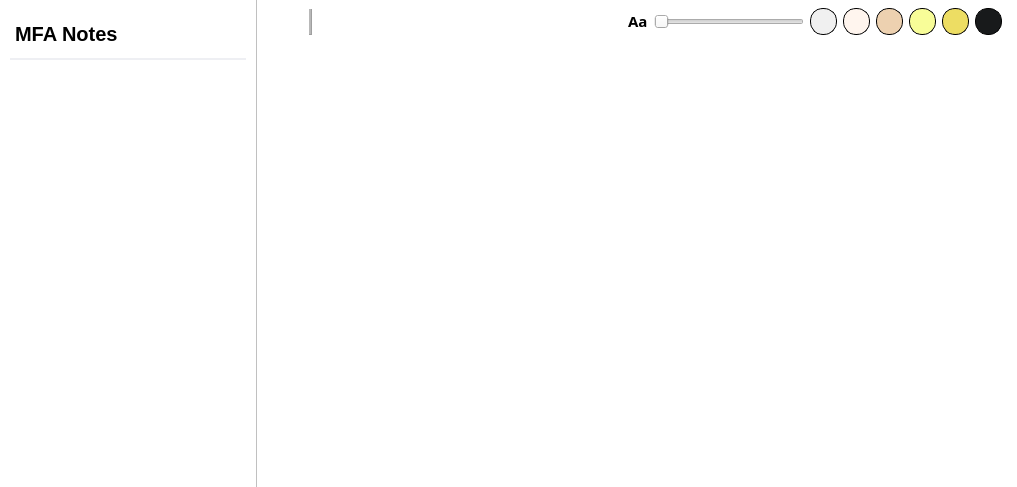
<?xml version="1.0" encoding="UTF-8"?>
<ui version="4.0">
 <class>Form</class>
 <widget class="QWidget" name="Form">
  <property name="geometry">
   <rect>
    <x>0</x>
    <y>0</y>
    <width>1017</width>
    <height>487</height>
   </rect>
  </property>
  <property name="windowTitle">
   <string>Form</string>
  </property>
  <property name="layoutDirection">
   <enum>Qt::LeftToRight</enum>
  </property>
  <property name="styleSheet">
   <string notr="true">#menu {
	background-color: white;
}

#section_title {
	font-size: 15pt;
	font-weight: bold;
	margin: 20px 10px 0px 10px;
	padding-bottom: 10px;
	border: none;
	border-bottom: 2px solid #eeeff3;
}

 QListWidget::item:selected {
	background: #e6e6e6;
}

#horizontalWidget {
	background-color: white;
	border-left: 1px solid silver;
}

#horizontalWidget QPushButton {
	border: none;
	border-radius: 10%;
	padding: 5px;
}

#horizontalWidget QPushButton:hover {
	background-color: #ecedf1;
}

#note_container {
	border-left: 1px solid silver;
}

#theme_container QLabel {
	min-width: 25px;
	min-height: 25px;
	border-radius: 13px;
	border: 1px solid #000;
}</string>
  </property>
  <layout class="QHBoxLayout" name="horizontalLayout">
   <property name="spacing">
    <number>0</number>
   </property>
   <property name="leftMargin">
    <number>0</number>
   </property>
   <property name="topMargin">
    <number>0</number>
   </property>
   <property name="rightMargin">
    <number>0</number>
   </property>
   <property name="bottomMargin">
    <number>0</number>
   </property>
   <item>
    <widget class="SlidePanel" name="menu" native="true">
     <layout class="QVBoxLayout" name="verticalLayout">
      <property name="spacing">
       <number>7</number>
      </property>
      <property name="leftMargin">
       <number>0</number>
      </property>
      <property name="topMargin">
       <number>0</number>
      </property>
      <property name="rightMargin">
       <number>0</number>
      </property>
      <property name="bottomMargin">
       <number>0</number>
      </property>
      <item>
       <widget class="QLabel" name="section_title">
        <property name="minimumSize">
         <size>
          <width>0</width>
          <height>60</height>
         </size>
        </property>
        <property name="frameShape">
         <enum>QFrame::NoFrame</enum>
        </property>
        <property name="text">
         <string>MFA Notes</string>
        </property>
       </widget>
      </item>
      <item>
       <widget class="QListWidget" name="listWidget">
        <property name="sizePolicy">
         <sizepolicy hsizetype="Maximum" vsizetype="Expanding">
          <horstretch>0</horstretch>
          <verstretch>0</verstretch>
         </sizepolicy>
        </property>
        <property name="maximumSize">
         <size>
          <width>300</width>
          <height>16777215</height>
         </size>
        </property>
        <property name="cursor" stdset="0">
         <cursorShape>ArrowCursor</cursorShape>
        </property>
        <property name="focusPolicy">
         <enum>Qt::NoFocus</enum>
        </property>
        <property name="frameShape">
         <enum>QFrame::NoFrame</enum>
        </property>
       </widget>
      </item>
     </layout>
    </widget>
   </item>
   <item>
    <layout class="QVBoxLayout" name="note_content_layout">
     <property name="spacing">
      <number>0</number>
     </property>
     <item>
      <widget class="QWidget" name="horizontalWidget" native="true">
       <property name="styleSheet">
        <string notr="true"/>
       </property>
       <layout class="QHBoxLayout" name="horizontalLayout_3">
        <property name="leftMargin">
         <number>15</number>
        </property>
        <property name="topMargin">
         <number>8</number>
        </property>
        <property name="rightMargin">
         <number>15</number>
        </property>
        <property name="bottomMargin">
         <number>8</number>
        </property>
        <item alignment="Qt::AlignLeft">
         <widget class="QPushButton" name="expand_btn">
          <property name="sizePolicy">
           <sizepolicy hsizetype="Minimum" vsizetype="Fixed">
            <horstretch>0</horstretch>
            <verstretch>0</verstretch>
           </sizepolicy>
          </property>
          <property name="maximumSize">
           <size>
            <width>32</width>
            <height>32</height>
           </size>
          </property>
          <property name="cursor">
           <cursorShape>PointingHandCursor</cursorShape>
          </property>
          <property name="toolTip">
           <string>Expand Page</string>
          </property>
          <property name="text">
           <string/>
          </property>
          <property name="icon">
           <iconset>
            <normaloff>../resources/icons/expand-arrow.svg</normaloff>../resources/icons/expand-arrow.svg</iconset>
          </property>
          <property name="iconSize">
           <size>
            <width>18</width>
            <height>18</height>
           </size>
          </property>
         </widget>
        </item>
        <item>
         <widget class="Line" name="line">
          <property name="frameShadow">
           <enum>QFrame::Raised</enum>
          </property>
          <property name="lineWidth">
           <number>1</number>
          </property>
          <property name="midLineWidth">
           <number>2</number>
          </property>
          <property name="orientation">
           <enum>Qt::Vertical</enum>
          </property>
         </widget>
        </item>
        <item alignment="Qt::AlignLeft">
         <widget class="QPushButton" name="up_page_btn">
          <property name="maximumSize">
           <size>
            <width>32</width>
            <height>32</height>
           </size>
          </property>
          <property name="cursor">
           <cursorShape>PointingHandCursor</cursorShape>
          </property>
          <property name="toolTip">
           <string>Previous Page</string>
          </property>
          <property name="text">
           <string/>
          </property>
          <property name="icon">
           <iconset>
            <normaloff>../resources/icons/chevron-up-light.svg</normaloff>../resources/icons/chevron-up-light.svg</iconset>
          </property>
          <property name="iconSize">
           <size>
            <width>28</width>
            <height>28</height>
           </size>
          </property>
         </widget>
        </item>
        <item>
         <widget class="QPushButton" name="down_page_btn">
          <property name="maximumSize">
           <size>
            <width>32</width>
            <height>32</height>
           </size>
          </property>
          <property name="cursor">
           <cursorShape>PointingHandCursor</cursorShape>
          </property>
          <property name="toolTip">
           <string>Next Page</string>
          </property>
          <property name="text">
           <string/>
          </property>
          <property name="icon">
           <iconset>
            <normaloff>../resources/icons/chevron-down.svg</normaloff>../resources/icons/chevron-down.svg</iconset>
          </property>
          <property name="iconSize">
           <size>
            <width>28</width>
            <height>28</height>
           </size>
          </property>
         </widget>
        </item>
        <item>
         <spacer name="horizontalSpacer">
          <property name="orientation">
           <enum>Qt::Horizontal</enum>
          </property>
          <property name="sizeHint" stdset="0">
           <size>
            <width>40</width>
            <height>20</height>
           </size>
          </property>
         </spacer>
        </item>
        <item alignment="Qt::AlignVCenter">
         <widget class="QLabel" name="label">
          <property name="font">
           <font>
            <family>Segoe UI Black</family>
            <pointsize>11</pointsize>
            <weight>75</weight>
            <bold>true</bold>
           </font>
          </property>
          <property name="styleSheet">
           <string notr="true">font-family: Segoe UI Black;
font-weight: bold;
font-size: 11pt;</string>
          </property>
          <property name="text">
           <string>Aa</string>
          </property>
         </widget>
        </item>
        <item>
         <widget class="QSlider" name="font_slider">
          <property name="sizePolicy">
           <sizepolicy hsizetype="Fixed" vsizetype="Fixed">
            <horstretch>0</horstretch>
            <verstretch>0</verstretch>
           </sizepolicy>
          </property>
          <property name="minimumSize">
           <size>
            <width>150</width>
            <height>0</height>
           </size>
          </property>
          <property name="minimum">
           <number>-1</number>
          </property>
          <property name="maximum">
           <number>16</number>
          </property>
          <property name="singleStep">
           <number>2</number>
          </property>
          <property name="value">
           <number>-1</number>
          </property>
          <property name="orientation">
           <enum>Qt::Horizontal</enum>
          </property>
         </widget>
        </item>
        <item>
         <widget class="QWidget" name="theme_container" native="true">
          <property name="sizePolicy">
           <sizepolicy hsizetype="Preferred" vsizetype="Maximum">
            <horstretch>0</horstretch>
            <verstretch>0</verstretch>
           </sizepolicy>
          </property>
          <layout class="QHBoxLayout" name="horizontalLayout_2">
           <property name="leftMargin">
            <number>0</number>
           </property>
           <property name="topMargin">
            <number>0</number>
           </property>
           <property name="rightMargin">
            <number>0</number>
           </property>
           <property name="bottomMargin">
            <number>0</number>
           </property>
           <item>
            <widget class="ClickableLabel" name="light_theme">
             <property name="styleSheet">
              <string notr="true">background-color: #f0f0f0;</string>
             </property>
             <property name="text">
              <string/>
             </property>
            </widget>
           </item>
           <item>
            <widget class="ClickableLabel" name="light_peach_theme">
             <property name="styleSheet">
              <string notr="true">background-color: #fff5ee;</string>
             </property>
             <property name="text">
              <string/>
             </property>
            </widget>
           </item>
           <item>
            <widget class="ClickableLabel" name="peach_theme">
             <property name="styleSheet">
              <string notr="true">background-color: #edd1b0;</string>
             </property>
             <property name="text">
              <string/>
             </property>
            </widget>
           </item>
           <item>
            <widget class="ClickableLabel" name="yellow_theme">
             <property name="styleSheet">
              <string notr="true">background-color: #f8fd98;</string>
             </property>
             <property name="text">
              <string/>
             </property>
            </widget>
           </item>
           <item>
            <widget class="ClickableLabel" name="orange_theme">
             <property name="styleSheet">
              <string notr="true">background-color: #eddd63;</string>
             </property>
             <property name="text">
              <string/>
             </property>
            </widget>
           </item>
           <item>
            <widget class="ClickableLabel" name="dark_theme">
             <property name="styleSheet">
              <string notr="true">background-color: #181a1b;</string>
             </property>
             <property name="text">
              <string/>
             </property>
            </widget>
           </item>
          </layout>
         </widget>
        </item>
       </layout>
      </widget>
     </item>
     <item>
      <widget class="QWidget" name="note_container" native="true">
       <property name="sizePolicy">
        <sizepolicy hsizetype="Preferred" vsizetype="Expanding">
         <horstretch>0</horstretch>
         <verstretch>0</verstretch>
        </sizepolicy>
       </property>
       <layout class="QVBoxLayout" name="verticalLayout_2">
        <property name="leftMargin">
         <number>1</number>
        </property>
        <property name="topMargin">
         <number>0</number>
        </property>
        <property name="rightMargin">
         <number>0</number>
        </property>
        <property name="bottomMargin">
         <number>0</number>
        </property>
        <item>
         <widget class="MarkdownViewer" name="note">
          <property name="frameShape">
           <enum>QFrame::NoFrame</enum>
          </property>
         </widget>
        </item>
       </layout>
      </widget>
     </item>
    </layout>
   </item>
  </layout>
 </widget>
 <customwidgets>
  <customwidget>
   <class>SlidePanel</class>
   <extends>QWidget</extends>
   <header>widgets/slide_panel.h</header>
   <container>1</container>
  </customwidget>
  <customwidget>
   <class>MarkdownViewer</class>
   <extends>QTextBrowser</extends>
   <header>widgets/markdown_viewer.h</header>
  </customwidget>
  <customwidget>
   <class>ClickableLabel</class>
   <extends>QLabel</extends>
   <header location="global">widgets/clickables.h</header>
  </customwidget>
 </customwidgets>
 <resources/>
 <connections/>
</ui>
